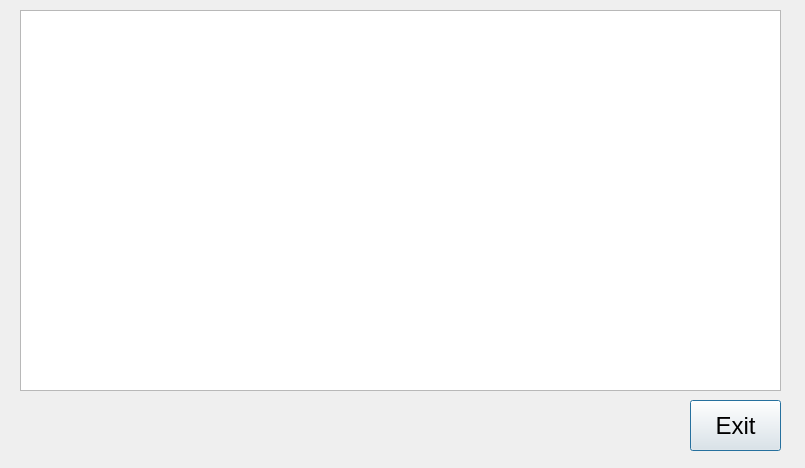
<?xml version="1.0" encoding="UTF-8"?>
<ui version="4.0">
 <class>ViewDataTable</class>
 <widget class="QDialog" name="ViewDataTable">
  <property name="geometry">
   <rect>
    <x>0</x>
    <y>0</y>
    <width>805</width>
    <height>468</height>
   </rect>
  </property>
  <property name="font">
   <font>
    <pointsize>18</pointsize>
   </font>
  </property>
  <property name="windowTitle">
   <string>ViewDataTable</string>
  </property>
  <property name="modal">
   <bool>true</bool>
  </property>
  <widget class="QPushButton" name="btnHome">
   <property name="geometry">
    <rect>
     <x>690</x>
     <y>400</y>
     <width>91</width>
     <height>51</height>
    </rect>
   </property>
   <property name="font">
    <font>
     <family>Arial</family>
     <pointsize>18</pointsize>
    </font>
   </property>
   <property name="text">
    <string>Exit</string>
   </property>
  </widget>
  <widget class="QTableWidget" name="tableWidget">
   <property name="geometry">
    <rect>
     <x>20</x>
     <y>10</y>
     <width>761</width>
     <height>381</height>
    </rect>
   </property>
  </widget>
 </widget>
 <resources/>
 <connections/>
</ui>
